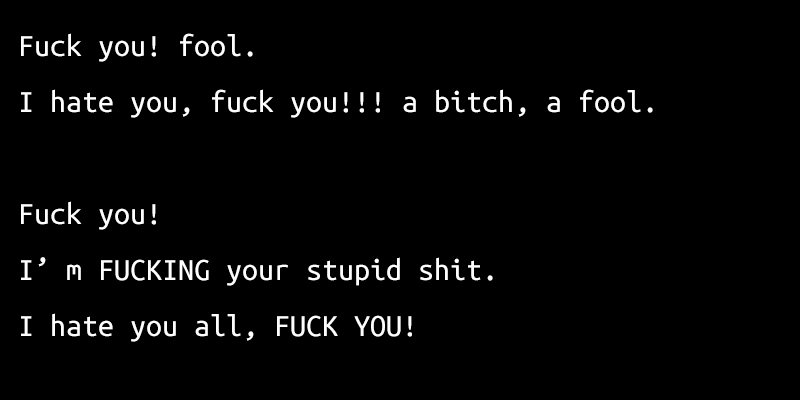
#> input picture other/ImageVideo/ImageToSound/test.jpg, 800 x 400 px
$ python main.py test.jpg test.jpg
#> lines starting #> are read from the running program, lines starting #| are printed output that depends on the picture
# -*- coding: utf-8 -*-
from matplotlib.mlab import window_none
import matplotlib.pyplot as plt
from PIL import Image
import numpy as np
import wave
import sys

def img2wav(img_path, wav_path, fft_size=1024):
    """把图片写到音频频域
    :param img_path: 输入图片路径
    :param wav_path: 输出音频路径
    :param fft_size: 图片每列代表的音频长度，也是频域长度的两倍"""
#> called with img_path = 'test.jpg', wav_path = 'test.jpg', fft_size = 1024
    img = Image.open(img_path).convert('L') # 读取图片，转为灰度图
    img = img.resize((img.width * fft_size // 2 // img.height,
        fft_size // 2), Image.BICUBIC) # 缩放到高度 = fft_size / 2 （令负频率全为0）
#> img: PIL image 1024x512 L

    img = np.array(img, 'float') # 转为numpy数组
#> img: shape (512, 1024) float64
    img = img * (100 / 255) - 100 # 变换到-100~0分贝
    # 单位从分贝转成1，此时取值为0~1
    # amp_dB = 20 * ln(amp) / ln(10)
    # amp = exp(amp_dB / 20 * ln(10))
    img = np.exp(img * (np.log(10) / 20))
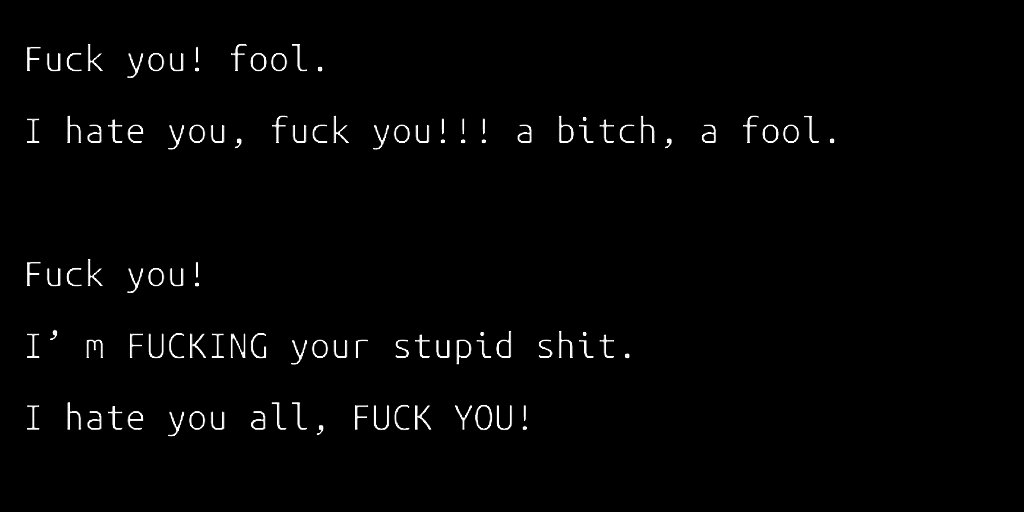
#> img: shape (512, 1024) float64; min 1e-05, max 1, mean 0.0155
    img = img[::-1].T # 翻转（索引小的频率小）然后转置（要迭代列）
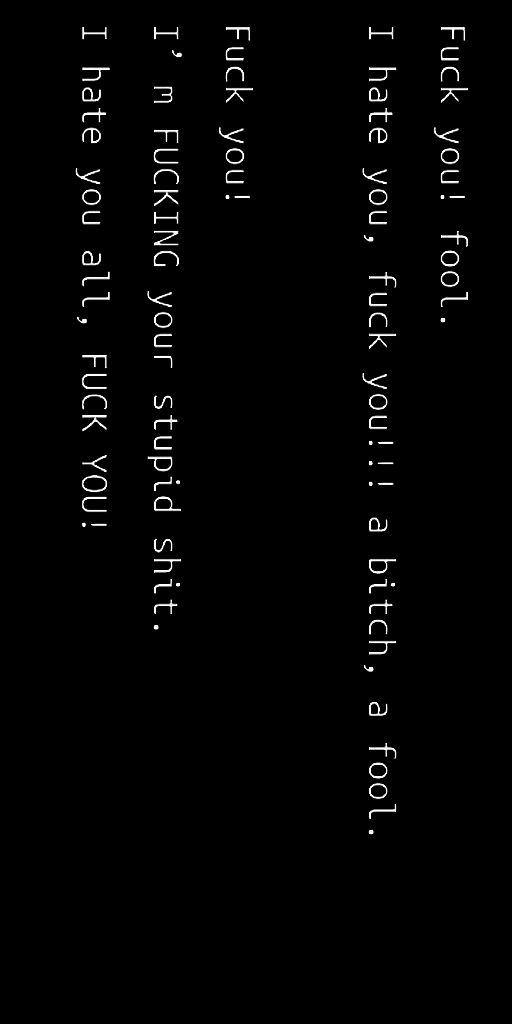
#> img: shape (1024, 512) float64; min 1e-05, max 1, mean 0.0155

    max_sum = max(col.sum() for col in img) # 防溢出，每列总振幅不能超过1
#> max_sum = 79.05
    if max_sum > 1:
        img /= max_sum

    with wave.open(wav_path, 'wb') as f:
        # (nchannels, sampwidth, framerate, nframes, comptype, compname)
        f.setparams((1, 2, 44100, len(img) * fft_size, 'NONE', ''))
        for col in img:
            data = np.fft.ifft(col * fft_size, fft_size).real * 32767 # 傅里叶反变换
            # 最后一次防溢出，限制范围在-32768~32767
            for index in np.where(data < -32768):
                data[index] = -32768
            for index in np.where(data > 32767):
                data[index] = 32767

            data = data.astype('short')
            f.writeframesraw(data)

def draw_spectrum(wav_path, fft_size=1024):
    """画音频频谱图
    :param wav_path: 输入音频路径
    :param fft_size: 傅里叶变换用的长度"""
    with wave.open(wav_path, 'rb') as f:
        n_samples = f.getnframes()
        data = f.readframes(n_samples)
        n_channels = f.getnchannels()
        sample_rate = f.getframerate()
    data = np.frombuffer(data, dtype='int16') # 转为numpy数组
    data.shape = (n_samples, n_channels) # 取第一个声道
    data = data.T[0]
    # 画频谱，无加窗和重叠
    plt.specgram(data / 32767, fft_size, sample_rate, window=window_none,
        noverlap=0, scale='dB')
    plt.show()

if __name__ == '__main__':
    if len(sys.argv) != 3:
        exit(f'python {sys.argv[0]} [Image Path] [Audio Path]')
    imgPath = sys.argv[1]
    audioPath = sys.argv[2]

    img2wav(imgPath, audioPath)
    # draw_spectrum(audioPath)
